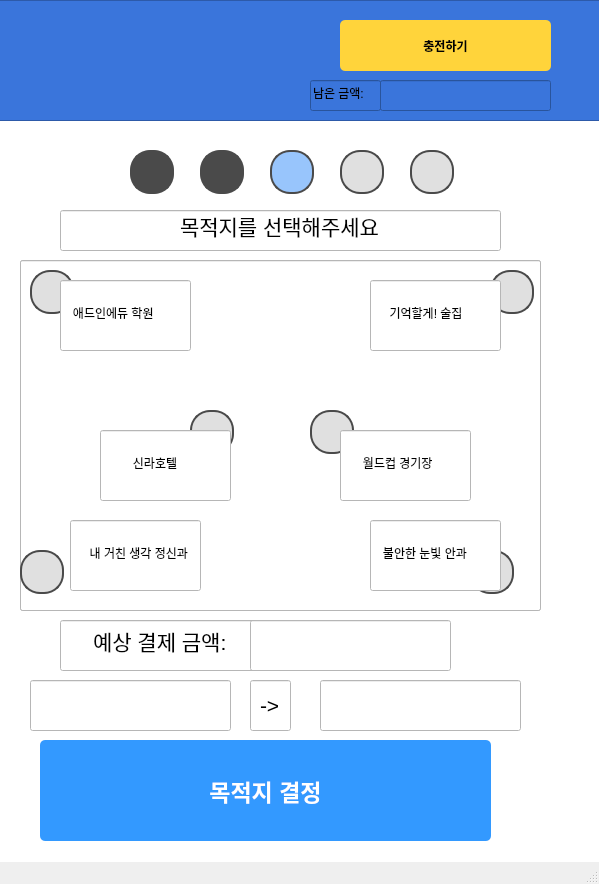
<?xml version="1.0" encoding="UTF-8"?>
<ui version="4.0">
 <class>MainWindow</class>
 <widget class="QMainWindow" name="MainWindow">
  <property name="geometry">
   <rect>
    <x>0</x>
    <y>0</y>
    <width>599</width>
    <height>884</height>
   </rect>
  </property>
  <property name="windowTitle">
   <string>MainWindow</string>
  </property>
  <widget class="QWidget" name="centralwidget">
   <property name="styleSheet">
    <string notr="true">background-color: white;
</string>
   </property>
   <widget class="QWidget" name="verticalLayoutWidget">
    <property name="geometry">
     <rect>
      <x>-10</x>
      <y>0</y>
      <width>621</width>
      <height>121</height>
     </rect>
    </property>
    <layout class="QVBoxLayout" name="verticalLayout">
     <item>
      <widget class="QFrame" name="frame">
       <property name="styleSheet">
        <string notr="true">background-color: #3A75DB
</string>
       </property>
       <property name="frameShape">
        <enum>QFrame::StyledPanel</enum>
       </property>
       <property name="frameShadow">
        <enum>QFrame::Raised</enum>
       </property>
       <widget class="QToolButton" name="ChargeBtn">
        <property name="geometry">
         <rect>
          <x>350</x>
          <y>20</y>
          <width>211</width>
          <height>51</height>
         </rect>
        </property>
        <property name="styleSheet">
         <string notr="true">background-color: #FFD43B;
color: black;
font-weight: bold;
border-radius: 5px;
padding: 5px 10px;
</string>
        </property>
        <property name="text">
         <string>충전하기</string>
        </property>
       </widget>
       <widget class="QLineEdit" name="Logo">
        <property name="geometry">
         <rect>
          <x>30</x>
          <y>20</y>
          <width>81</width>
          <height>71</height>
         </rect>
        </property>
        <property name="styleSheet">
         <string notr="true">QLineEdit {
    background-image: url(/home/lim/dev_ws/addintexi/UserGUI/data/icon/logo.png);
    background-repeat: no-repeat;
    background-position: center;
    background-size: cover; 
    border: none;
    padding: 0px;
}
</string>
        </property>
       </widget>
       <widget class="QLineEdit" name="Textbox">
        <property name="geometry">
         <rect>
          <x>320</x>
          <y>80</y>
          <width>71</width>
          <height>31</height>
         </rect>
        </property>
        <property name="text">
         <string>남은 금액:</string>
        </property>
       </widget>
       <widget class="QLineEdit" name="LeftMoney">
        <property name="geometry">
         <rect>
          <x>390</x>
          <y>80</y>
          <width>171</width>
          <height>31</height>
         </rect>
        </property>
        <property name="readOnly">
         <bool>true</bool>
        </property>
       </widget>
      </widget>
     </item>
    </layout>
   </widget>
   <widget class="QLineEdit" name="Prograss1">
    <property name="geometry">
     <rect>
      <x>130</x>
      <y>150</y>
      <width>44</width>
      <height>44</height>
     </rect>
    </property>
    <property name="styleSheet">
     <string notr="true">QLineEdit {
    background-color: #4A4A4A; /* 배경색 - 회색 */
    color: #000000;           /* 텍스트 색상 - 검정 */
    border: 2px solid #4A4A4A; /* 테두리 - 회색 */
    border-radius: 20px;       /* 반지름을 크기에 맞춰 조정 */
    min-width: 40px;           /* 최소 너비 (원 크기) */
    min-height: 40px;          /* 최소 높이 (원 크기) */
    max-width: 40px;
    max-height: 40px;
    padding: 0px;
    text-align: center;
}</string>
    </property>
   </widget>
   <widget class="QLineEdit" name="Prograss2">
    <property name="geometry">
     <rect>
      <x>200</x>
      <y>150</y>
      <width>44</width>
      <height>44</height>
     </rect>
    </property>
    <property name="styleSheet">
     <string notr="true">QLineEdit {
    background-color: #4A4A4A; /* 배경색 - 회색 */
    color: #000000;           /* 텍스트 색상 - 검정 */
    border: 2px solid #4A4A4A; /* 테두리 - 회색 */
    border-radius: 20px;       /* 반지름을 크기에 맞춰 조정 */
    min-width: 40px;           /* 최소 너비 (원 크기) */
    min-height: 40px;          /* 최소 높이 (원 크기) */
    max-width: 40px;
    max-height: 40px;
    padding: 0px;
    text-align: center;
}</string>
    </property>
   </widget>
   <widget class="QLineEdit" name="Prograss3">
    <property name="geometry">
     <rect>
      <x>270</x>
      <y>150</y>
      <width>44</width>
      <height>44</height>
     </rect>
    </property>
    <property name="styleSheet">
     <string notr="true">QLineEdit {
    background-color: #98C5FC;  /* 파란색 */
    color: #000000;
    border: 2px solid #4A4A4A; /* 테두리 - 회색 */
    border-radius: 20px;       /* 반지름을 크기에 맞춰 조정 */
    min-width: 40px;           /* 최소 너비 (원 크기) */
    min-height: 40px;          /* 최소 높이 (원 크기) */
    max-width: 40px;
    max-height: 40px;
    padding: 0px;
    text-align: center;
}</string>
    </property>
   </widget>
   <widget class="QLineEdit" name="Prograss4">
    <property name="geometry">
     <rect>
      <x>340</x>
      <y>150</y>
      <width>44</width>
      <height>44</height>
     </rect>
    </property>
    <property name="styleSheet">
     <string notr="true">QLineEdit {
    background-color: #E0E0E0; /* 배경색 - 회색 */
    color: #000000;           /* 텍스트 색상 - 검정 */
    border: 2px solid #4A4A4A; /* 테두리 - 회색 */
    border-radius: 20px;       /* 반지름을 크기에 맞춰 조정 */
    min-width: 40px;           /* 최소 너비 (원 크기) */
    min-height: 40px;          /* 최소 높이 (원 크기) */
    max-width: 40px;
    max-height: 40px;
    padding: 0px;
    text-align: center;
}</string>
    </property>
   </widget>
   <widget class="QLineEdit" name="Prograss5">
    <property name="geometry">
     <rect>
      <x>410</x>
      <y>150</y>
      <width>44</width>
      <height>44</height>
     </rect>
    </property>
    <property name="styleSheet">
     <string notr="true">QLineEdit {
    background-color: #E0E0E0; /* 배경색 - 회색 */
    color: #000000;           /* 텍스트 색상 - 검정 */
    border: 2px solid #4A4A4A; /* 테두리 - 회색 */
    border-radius: 20px;       /* 반지름을 크기에 맞춰 조정 */
    min-width: 40px;           /* 최소 너비 (원 크기) */
    min-height: 40px;          /* 최소 높이 (원 크기) */
    max-width: 40px;
    max-height: 40px;
    padding: 0px;
    text-align: center;
}</string>
    </property>
   </widget>
   <widget class="QLineEdit" name="Map">
    <property name="geometry">
     <rect>
      <x>20</x>
      <y>260</y>
      <width>521</width>
      <height>351</height>
     </rect>
    </property>
   </widget>
   <widget class="QLineEdit" name="UpTextbox">
    <property name="geometry">
     <rect>
      <x>60</x>
      <y>210</y>
      <width>441</width>
      <height>41</height>
     </rect>
    </property>
    <property name="font">
     <font>
      <pointsize>16</pointsize>
     </font>
    </property>
    <property name="text">
     <string>목적지를 선택해주세요</string>
    </property>
    <property name="alignment">
     <set>Qt::AlignCenter</set>
    </property>
   </widget>
   <widget class="QLineEdit" name="Pinky">
    <property name="geometry">
     <rect>
      <x>20</x>
      <y>260</y>
      <width>521</width>
      <height>351</height>
     </rect>
    </property>
   </widget>
   <widget class="QLineEdit" name="Icon1">
    <property name="geometry">
     <rect>
      <x>30</x>
      <y>270</y>
      <width>44</width>
      <height>44</height>
     </rect>
    </property>
    <property name="styleSheet">
     <string notr="true">QLineEdit {
    background-color: #E0E0E0; /* 배경색 - 회색 */
    color: #000000;           /* 텍스트 색상 - 검정 */
    border: 2px solid #4A4A4A; /* 테두리 - 회색 */
    border-radius: 20px;       /* 반지름을 크기에 맞춰 조정 */
    min-width: 40px;           /* 최소 너비 (원 크기) */
    min-height: 40px;          /* 최소 높이 (원 크기) */
    max-width: 40px;
    max-height: 40px;
    padding: 0px;
    text-align: center;
}</string>
    </property>
   </widget>
   <widget class="QLineEdit" name="Icon2">
    <property name="geometry">
     <rect>
      <x>490</x>
      <y>270</y>
      <width>44</width>
      <height>44</height>
     </rect>
    </property>
    <property name="styleSheet">
     <string notr="true">QLineEdit {
    background-color: #E0E0E0; /* 배경색 - 회색 */
    color: #000000;           /* 텍스트 색상 - 검정 */
    border: 2px solid #4A4A4A; /* 테두리 - 회색 */
    border-radius: 20px;       /* 반지름을 크기에 맞춰 조정 */
    min-width: 40px;           /* 최소 너비 (원 크기) */
    min-height: 40px;          /* 최소 높이 (원 크기) */
    max-width: 40px;
    max-height: 40px;
    padding: 0px;
    text-align: center;
}</string>
    </property>
   </widget>
   <widget class="QLineEdit" name="Icon4">
    <property name="geometry">
     <rect>
      <x>470</x>
      <y>550</y>
      <width>44</width>
      <height>44</height>
     </rect>
    </property>
    <property name="styleSheet">
     <string notr="true">QLineEdit {
    background-color: #E0E0E0; /* 배경색 - 회색 */
    color: #000000;           /* 텍스트 색상 - 검정 */
    border: 2px solid #4A4A4A; /* 테두리 - 회색 */
    border-radius: 20px;       /* 반지름을 크기에 맞춰 조정 */
    min-width: 40px;           /* 최소 너비 (원 크기) */
    min-height: 40px;          /* 최소 높이 (원 크기) */
    max-width: 40px;
    max-height: 40px;
    padding: 0px;
    text-align: center;
}</string>
    </property>
   </widget>
   <widget class="QLineEdit" name="Icon3">
    <property name="geometry">
     <rect>
      <x>20</x>
      <y>550</y>
      <width>44</width>
      <height>44</height>
     </rect>
    </property>
    <property name="styleSheet">
     <string notr="true">QLineEdit {
    background-color: #E0E0E0; /* 배경색 - 회색 */
    color: #000000;           /* 텍스트 색상 - 검정 */
    border: 2px solid #4A4A4A; /* 테두리 - 회색 */
    border-radius: 20px;       /* 반지름을 크기에 맞춰 조정 */
    min-width: 40px;           /* 최소 너비 (원 크기) */
    min-height: 40px;          /* 최소 높이 (원 크기) */
    max-width: 40px;
    max-height: 40px;
    padding: 0px;
    text-align: center;
}</string>
    </property>
   </widget>
   <widget class="QLineEdit" name="Icon5">
    <property name="geometry">
     <rect>
      <x>190</x>
      <y>410</y>
      <width>44</width>
      <height>44</height>
     </rect>
    </property>
    <property name="styleSheet">
     <string notr="true">QLineEdit {
    background-color: #E0E0E0; /* 배경색 - 회색 */
    color: #000000;           /* 텍스트 색상 - 검정 */
    border: 2px solid #4A4A4A; /* 테두리 - 회색 */
    border-radius: 20px;       /* 반지름을 크기에 맞춰 조정 */
    min-width: 40px;           /* 최소 너비 (원 크기) */
    min-height: 40px;          /* 최소 높이 (원 크기) */
    max-width: 40px;
    max-height: 40px;
    padding: 0px;
    text-align: center;
}</string>
    </property>
   </widget>
   <widget class="QLineEdit" name="Icon6">
    <property name="geometry">
     <rect>
      <x>310</x>
      <y>410</y>
      <width>44</width>
      <height>44</height>
     </rect>
    </property>
    <property name="styleSheet">
     <string notr="true">QLineEdit {
    background-color: #E0E0E0; /* 배경색 - 회색 */
    color: #000000;           /* 텍스트 색상 - 검정 */
    border: 2px solid #4A4A4A; /* 테두리 - 회색 */
    border-radius: 20px;       /* 반지름을 크기에 맞춰 조정 */
    min-width: 40px;           /* 최소 너비 (원 크기) */
    min-height: 40px;          /* 최소 높이 (원 크기) */
    max-width: 40px;
    max-height: 40px;
    padding: 0px;
    text-align: center;
}</string>
    </property>
   </widget>
   <widget class="QLineEdit" name="Info1">
    <property name="geometry">
     <rect>
      <x>60</x>
      <y>280</y>
      <width>131</width>
      <height>71</height>
     </rect>
    </property>
    <property name="text">
     <string>   애드인에듀 학원</string>
    </property>
   </widget>
   <widget class="QLineEdit" name="Info2">
    <property name="geometry">
     <rect>
      <x>370</x>
      <y>280</y>
      <width>131</width>
      <height>71</height>
     </rect>
    </property>
    <property name="text">
     <string>     기억할게! 술집</string>
    </property>
   </widget>
   <widget class="QLineEdit" name="Info5">
    <property name="geometry">
     <rect>
      <x>100</x>
      <y>430</y>
      <width>131</width>
      <height>71</height>
     </rect>
    </property>
    <property name="text">
     <string>         신라호텔</string>
    </property>
   </widget>
   <widget class="QLineEdit" name="Info6">
    <property name="geometry">
     <rect>
      <x>340</x>
      <y>430</y>
      <width>131</width>
      <height>71</height>
     </rect>
    </property>
    <property name="text">
     <string>      월드컵 경기장</string>
    </property>
   </widget>
   <widget class="QLineEdit" name="Info3">
    <property name="geometry">
     <rect>
      <x>70</x>
      <y>520</y>
      <width>131</width>
      <height>71</height>
     </rect>
    </property>
    <property name="text">
     <string>     내 거친 생각 정신과</string>
    </property>
   </widget>
   <widget class="QLineEdit" name="Info4">
    <property name="geometry">
     <rect>
      <x>370</x>
      <y>520</y>
      <width>131</width>
      <height>71</height>
     </rect>
    </property>
    <property name="text">
     <string>   불안한 눈빛 안과</string>
    </property>
   </widget>
   <widget class="QPushButton" name="CheckBtn">
    <property name="geometry">
     <rect>
      <x>40</x>
      <y>740</y>
      <width>451</width>
      <height>101</height>
     </rect>
    </property>
    <property name="font">
     <font>
      <pointsize>17</pointsize>
      <weight>75</weight>
      <bold>true</bold>
     </font>
    </property>
    <property name="styleSheet">
     <string notr="true">background-color: #3399FF;
color: white;
font-weight: bold;
border-radius: 5px;
padding: 5px 10px;</string>
    </property>
    <property name="text">
     <string>목적지 결정</string>
    </property>
   </widget>
   <widget class="QLineEdit" name="UpTextbox_2">
    <property name="geometry">
     <rect>
      <x>60</x>
      <y>620</y>
      <width>201</width>
      <height>51</height>
     </rect>
    </property>
    <property name="font">
     <font>
      <pointsize>16</pointsize>
     </font>
    </property>
    <property name="text">
     <string>예상 결제 금액:</string>
    </property>
    <property name="alignment">
     <set>Qt::AlignCenter</set>
    </property>
   </widget>
   <widget class="QLineEdit" name="lineEdit">
    <property name="geometry">
     <rect>
      <x>250</x>
      <y>620</y>
      <width>201</width>
      <height>51</height>
     </rect>
    </property>
    <property name="readOnly">
     <bool>true</bool>
    </property>
   </widget>
   <widget class="QLineEdit" name="lineEdit_2">
    <property name="geometry">
     <rect>
      <x>30</x>
      <y>680</y>
      <width>201</width>
      <height>51</height>
     </rect>
    </property>
    <property name="readOnly">
     <bool>true</bool>
    </property>
   </widget>
   <widget class="QLineEdit" name="lineEdit_3">
    <property name="geometry">
     <rect>
      <x>320</x>
      <y>680</y>
      <width>201</width>
      <height>51</height>
     </rect>
    </property>
    <property name="readOnly">
     <bool>true</bool>
    </property>
   </widget>
   <widget class="QLineEdit" name="UpTextbox_3">
    <property name="geometry">
     <rect>
      <x>250</x>
      <y>680</y>
      <width>41</width>
      <height>51</height>
     </rect>
    </property>
    <property name="font">
     <font>
      <pointsize>16</pointsize>
     </font>
    </property>
    <property name="text">
     <string>-&gt;</string>
    </property>
    <property name="alignment">
     <set>Qt::AlignCenter</set>
    </property>
   </widget>
  </widget>
  <widget class="QStatusBar" name="statusbar"/>
 </widget>
 <resources/>
 <connections/>
</ui>
